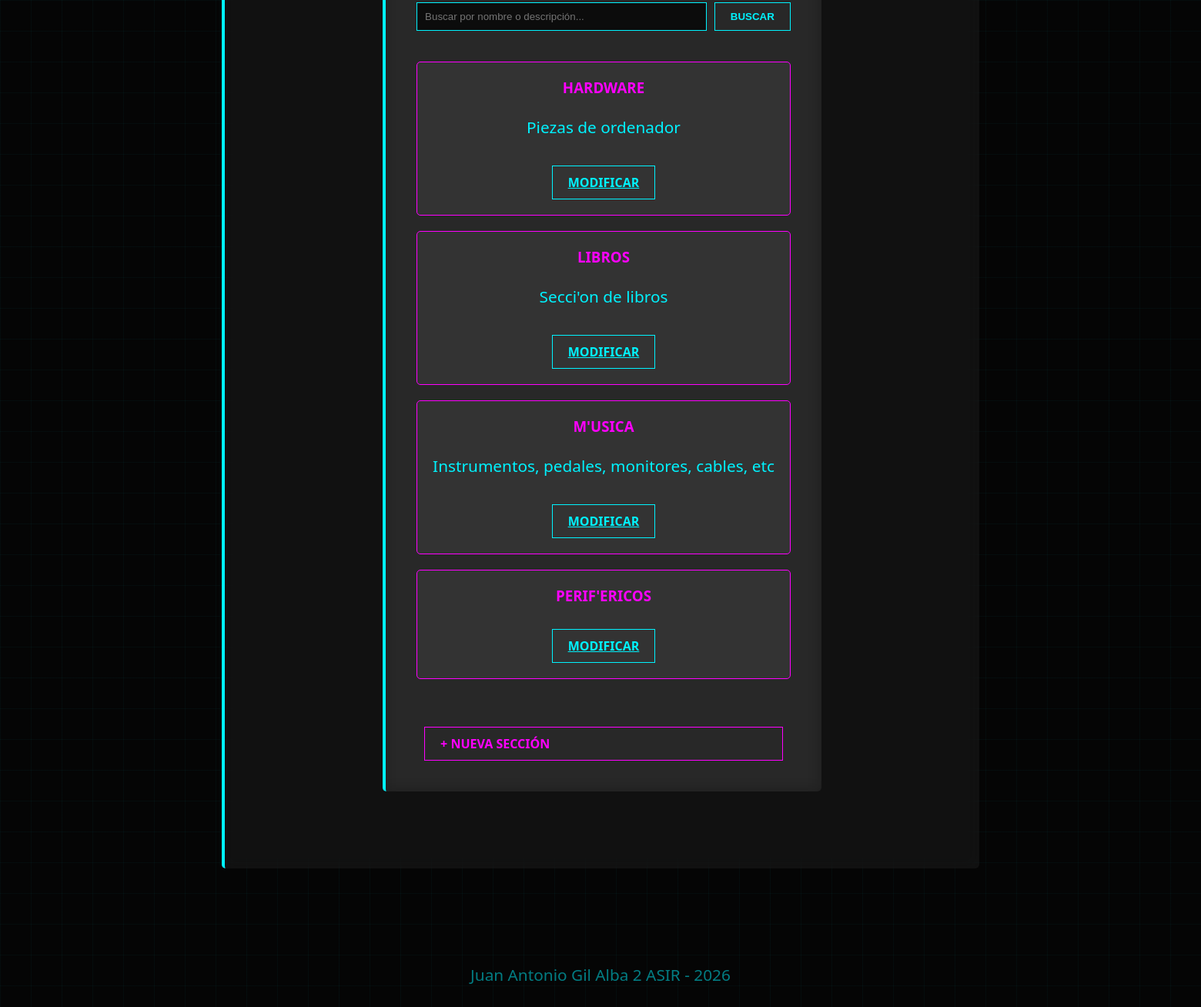
The page /secciones/ (lower part) on the database as committed earlier.
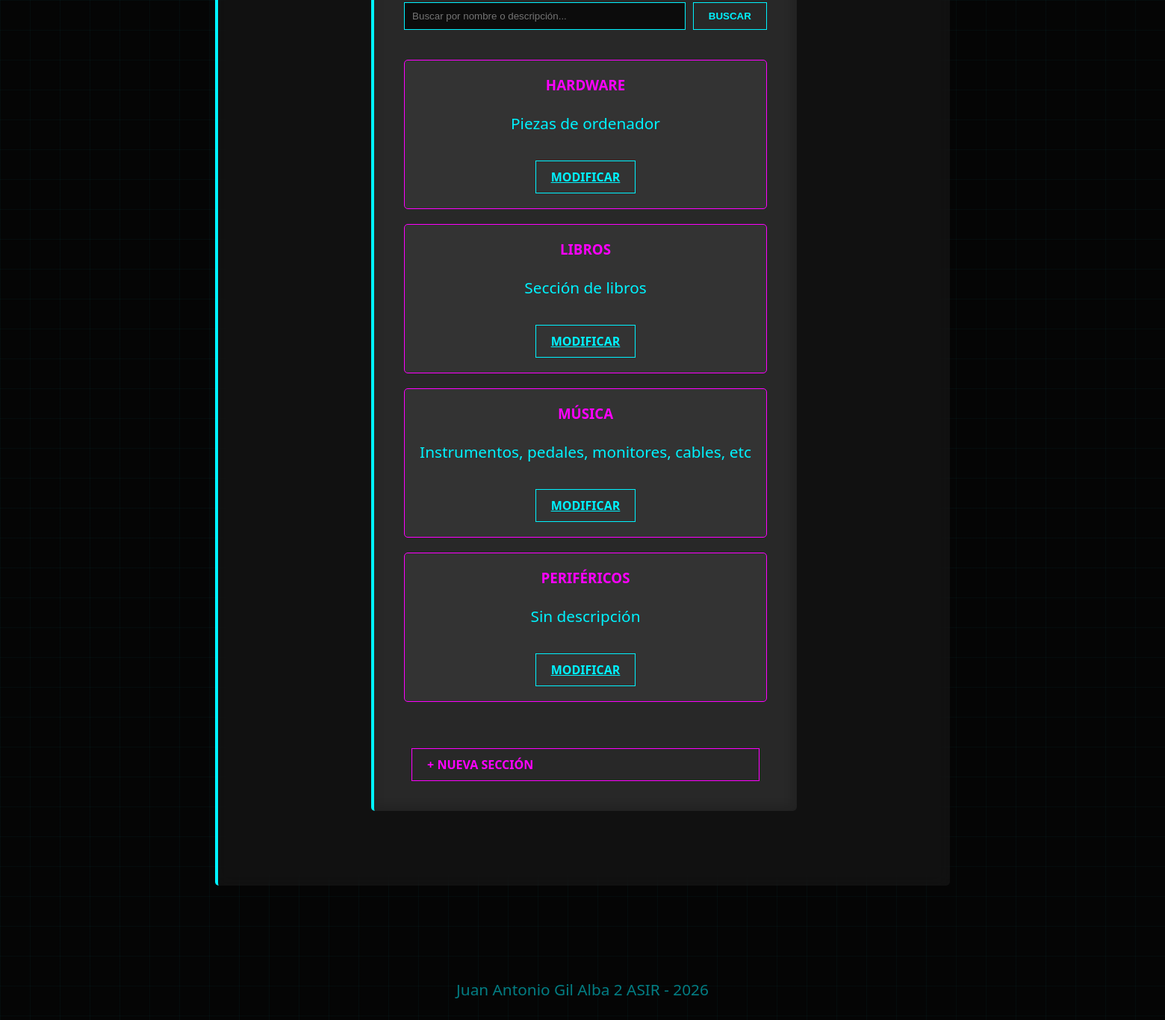
The same page on the database as committed later.
### apps/secciones/models.py (models this page shows, shortened)
class Seccion(models.Model):
    nombre = models.CharField(max_length=100, unique=True)
    descripcion = models.TextField(blank=True, null=True)

### apps/secciones/views.py (the view)
# urls.py: path('secciones/', secciones_views, name='secciones_url'),
def secciones_views(request):
    buscar = request.GET.get('buscar', '')
    secciones = Seccion.objects.all()
    if buscar:
        secciones = secciones.filter(
            Q(nombre__icontains=buscar) |    # Buscar nombre sin key sensitive
            Q(descripcion__icontains=buscar) # Igual pero descripcion
        )
    secciones = secciones.order_by('nombre')
    datos = {
        'parrafo': 'Listado de secciones disponibles en el sistema',
        'secciones': secciones,
        'buscar':buscar,
    }
    return render(request, 'secciones/index.html', datos)

### proyecto/templates/secciones/index.html (shortened to what this page needs)
{% extends "index.html" %}
{% block contenido %}
    <article>
        <div class="filtros" style="margin-bottom: 20px;">
            <form method="get" style="display: flex; gap: 10px; align-items: center;">
                <input type="text"
                       name="buscar"
                       value="{{ buscar }}"
                       placeholder="Buscar por nombre o descripción..."
                       style="flex: 1; padding: 10px; background: rgba(0,0,0,0.7); border: 1px solid var(--neon-cyan); color: white;">
                <button type="submit" class="neon-btn">Buscar</button>
            </form>
        </div>
        {% if secciones %}
            <div style="display: grid; grid-template-columns: repeat(auto-fill, minmax(300px, 1fr)); gap: 20px;">
                {% for seccion in secciones %}
                <div class="producto-card">
                    <h3>{{ seccion.nombre }}</h3>
                    <p>{{ seccion.descripcion|default:"Sin descripción" }}</p>
                    <a href="{% url 'secciones_modificar' %}?id={{ seccion.id }}" class="neon-btn" style="margin-top: 10px; display: inline-block;">Modificar</a>
                </div>
                {% endfor %}
            </div>
        {% else %}
            <p>No hay secciones registradas</p>
        {% endif %}
        <br>
        <a href="{% url 'secciones_alta' %}" class="neon-link">+ Nueva Sección</a>
    </article>
{% endblock %}

Rows that differ between the two databases and show on the page:
changed Seccion "LIBROS": descripcion "Secci'on de libros" → "Sección de libros"
changed Seccion "Instrumentos, pedales, monitores, cables, etc": nombre "M'USICA" → "MÚSICA"
changed Seccion: nombre "PERIF'ERICOS" → "PERIFÉRICOS"; descripcion (not shown) → "Sin descripción"
